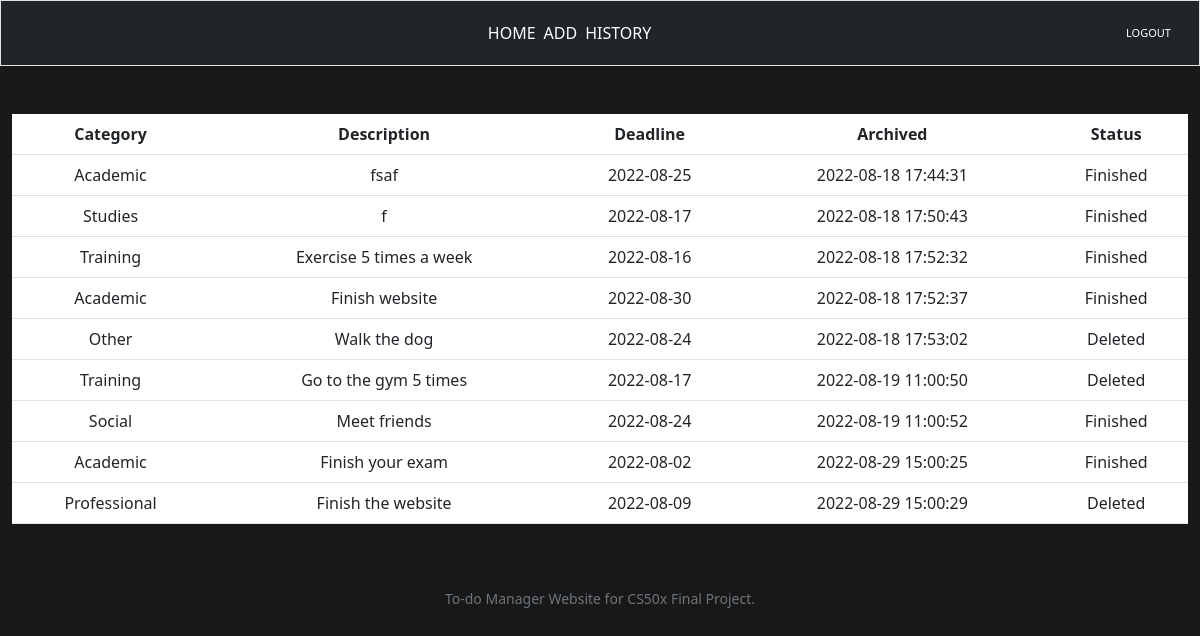
Page /history (signed in) on the earlier database version.
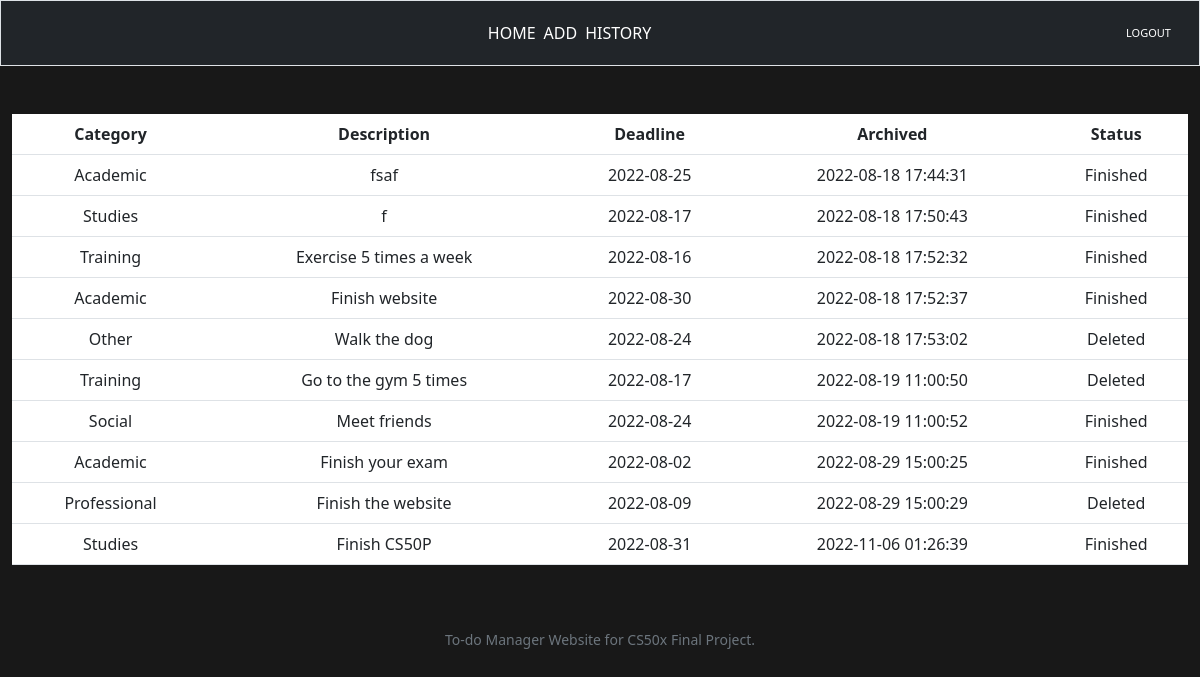
Same page on the later database version.
### tables this page shows
CREATE TABLE history (id INTEGER, categories TEXT, description TEXT, date TEXT, dateefin text, how TEXT, FOREIGN KEY (id) REFERENCES users (id));

### app.py (the view)
@app.route("/history", methods=["GET"])
@login_required
def history():
    userid = session["user_id"]
    data = cursor.execute("SELECT * FROM history WHERE id = ?", [userid])
    data = cursor.fetchall()
    return render_template("history.html", data=data)

### app.py (called while the page is built)
@app.after_request
def after_request(response):
    response.headers["Cache-Control"] = "no-cache, no-store, must-revalidate"
    response.headers["Expires"] = 0
    response.headers["Pragma"] = "no-cache"
    return response

### helpers.py (called while the page is built)
def login_required(f):
    @wraps(f)
    def decorated_function(*args, **kwargs):
        if session.get("user_id") is None:
            return redirect("/login")
        return f(*args, **kwargs)
    return decorated_function

### templates/history.html (shortened to what this page needs)
{% extends "layout.html" %}
{% block main %}
<table class = "table">
        <tr>
            <th>Category</th>
            <th>Description</th>
            <th>Deadline</th>
            <th>Archived</th>
            <th>Status</th>
        </tr>
        <tbody>
            {% for key in data %}
            <tr>
                <td>
                    {{ key.categories }}
                </td>
                <td>
                    {{ key.description }}
                </td>
                <td>
                    {{ key.date }}
                </td>
                <td>
                    {{ key.dateefin }}
                </td>
                <td>
                    {{ key.how }}
                </td>
            </tr>
            {% endfor %}
        </tbody>
</table>
<body>
</body>
{% endblock %}

Differences in the rows shown:
added history: categories "Studies", description "Finish CS50P", date "2022-08-31", dateefin "2022-11-06 01:26:39", how "Finished"
